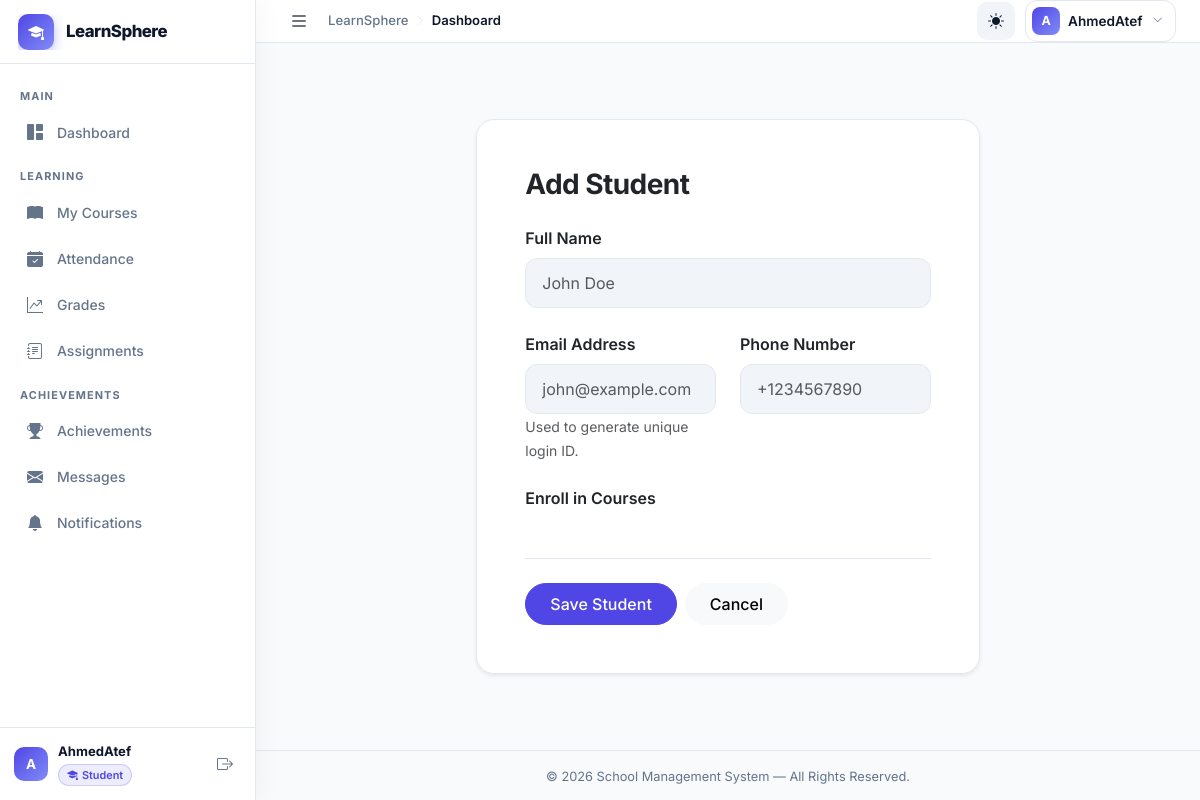
Before: /modules/admin/students/create.php (signed in) with the older database file.
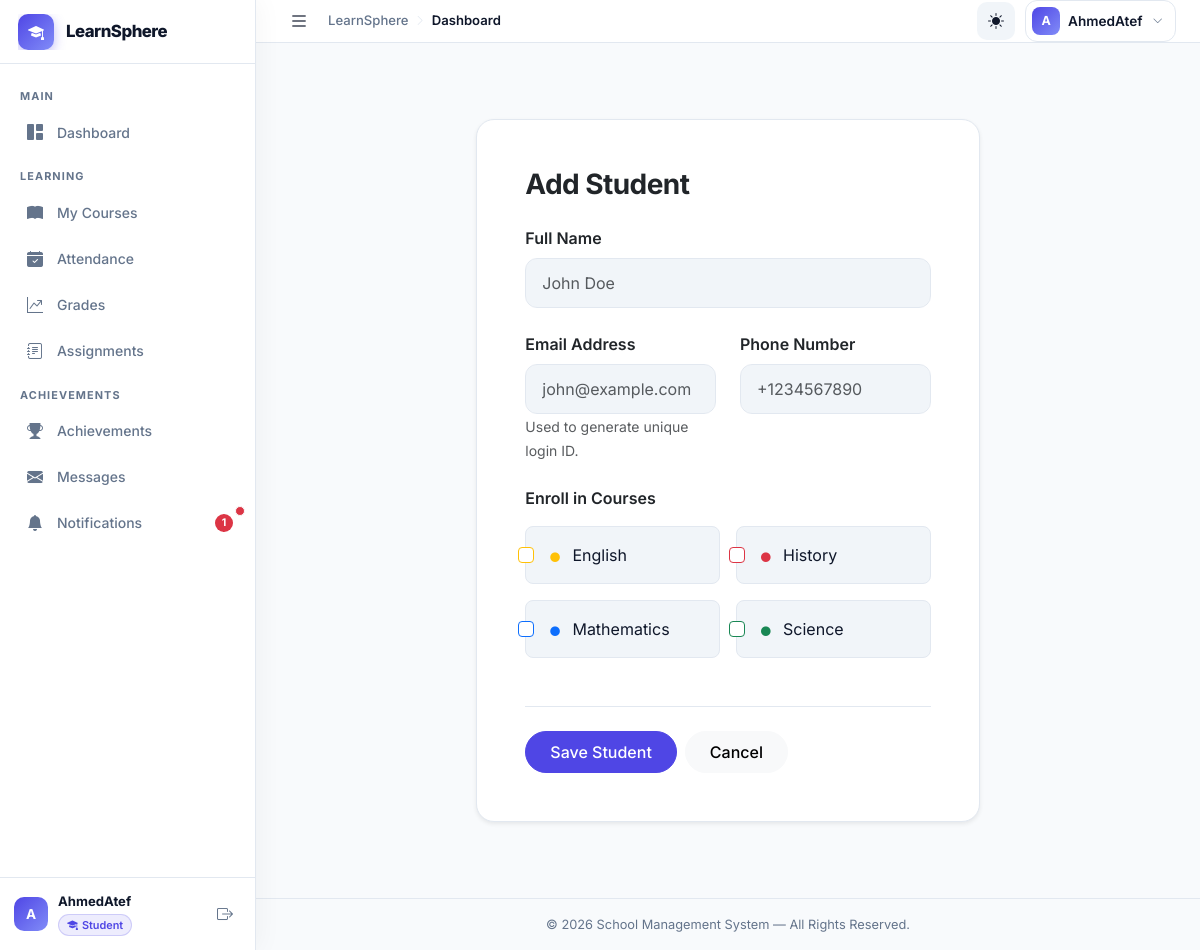
After: the same page with the newer database file.
### tables this page shows
CREATE TABLE `courses` (
  `id` int(11) NOT NULL AUTO_INCREMENT,
  `name` varchar(150) NOT NULL,
  `description` text DEFAULT NULL,
  `icon` varchar(60) DEFAULT 'bi-book-fill',
  `color` enum('primary','success','warning','danger','info') DEFAULT 'primary',
  `teacher_id` int(11) DEFAULT NULL,
  `room_id` int(11) DEFAULT NULL,
  `created_at` timestamp NOT NULL DEFAULT current_timestamp(),
  PRIMARY KEY (`id`),
  KEY `fk_course_teacher` (`teacher_id`),
  KEY `fk_course_room` (`room_id`),
  CONSTRAINT `fk_course_room` FOREIGN KEY (`room_id`) REFERENCES `class_rooms` (`id`) ON DELETE SET NULL,
  CONSTRAINT `fk_course_teacher` FOREIGN KEY (`teacher_id`) REFERENCES `teachers` (`id`) ON DELETE SET NULL
);

### config/app.php (called while the page is built, shortened)
<?php
function app_base_url(): string
{
    static $baseUrl = null;
    if ($baseUrl !== null) {
        return $baseUrl;
    }
    $scriptName = str_replace('\\', '/', $_SERVER['SCRIPT_NAME'] ?? '');
    $projectFolder = basename(BASE_PATH);
    $projectPath = '/' . $projectFolder;
    $position = stripos($scriptName, $projectPath);
    if ($position !== false) {
        $baseUrl = substr($scriptName, 0, $position + strlen($projectPath));
    } else {
        $baseUrl = '';
    }
    return rtrim($baseUrl, '/');
}
function app_url(string $path = ''): string
{
    $path = ltrim($path, '/');
    $baseUrl = app_base_url();
    return ($baseUrl === '' ? '' : $baseUrl) . '/' . $path;
}

### config/auth.php (called while the page is built, shortened)
<?php
require_once __DIR__ . '/app.php';
function current_user_id(): int
{
    return (int) ($_SESSION['user_id'] ?? 0);
}

### includes/notifications_helper.php (called while the page is built, shortened)
<?php
function get_unread_notification_count($conn, $userId) {
    $stmt = $conn->prepare("SELECT COUNT(*) AS unread FROM notifications WHERE user_id = ? AND is_read = 0");
    $stmt->bind_param('i', $userId);
    $stmt->execute();
    $res = $stmt->get_result()->fetch_assoc();
    return (int) ($res['unread'] ?? 0);
}

### modules/admin/students/create.php (the view, shortened to what the changed rows need)
<?php
require_once '../../../config/app.php';
require_once BASE_PATH . '/config/connect.php';
require_once BASE_PATH . '/config/auth.php';
$courses = $conn->query("SELECT id, name, color FROM courses ORDER BY name ASC")->fetch_all(MYSQLI_ASSOC);
require_once BASE_PATH . '/includes/header.php';
?>
<div class="container mt-5 mb-5">
    <div class="row justify-content-center">
        <div class="col-md-8 col-lg-7">
            <div class="card shadow-sm border-0" style="background: var(--app-surface); border: 1px solid var(--app-border) !important; border-radius: 18px;">
                <div class="card-body p-4 p-md-5">
                    <form method="post">
                        <div class="mb-5">
                            <div class="row g-3">
                                <?php foreach ($courses as $course):
                                    $color = htmlspecialchars($course['color'] ?: 'primary');
                                ?>
                                    <div class="col-md-6">
                                        <label class="form-check custom-checkbox-card p-3 border rounded-3 d-flex align-items-center mb-0 m-0" style="background: var(--app-surface-soft); border-color: var(--app-border) !important;">
                                            <input class="form-check-input mt-0 me-3 shadow-none border-<?= $color ?>" type="checkbox" name="courses[]" value="<?= $course['id']; ?>">
                                            <span class="form-check-label w-100 m-0 text-truncate" style="color: var(--app-text);">
                                                <i class="bi bi-circle-fill text-<?= $color ?> me-2" style="font-size: 0.6rem;"></i>
                                                <?= htmlspecialchars($course['name']); ?>
                                            </span>
                                        </label>
                                    </div>
                                <?php endforeach; ?>
                            </div>
                        </div>
                    </form>
                </div>
            </div>
        </div>
    </div>
</div>
<?php require_once BASE_PATH . '/includes/footer.php'; ?>

### includes/sidebar.php (shortened to what the changed rows need)
<?php
require_once BASE_PATH . '/includes/notifications_helper.php';
$currentRole = $_SESSION['role'] ?? '';
$isLoggedIn  = isset($_SESSION['username']);
?>
<aside class="app-sidebar" id="appSidebar" data-role="<?= htmlspecialchars($currentRole); ?>">
    <nav class="sidebar-nav" id="sidebarNav" aria-label="Main navigation">
        <?php if ($isLoggedIn): ?>
        <?php if ($currentRole === 'student'): ?>
            <?php
                $unreadCount = get_unread_notification_count($conn, current_user_id());
            ?>
            <a href="<?= app_url('modules/student/notifications.php'); ?>"
               class="sidebar-link <?= is_nav_active('modules/student/notifications'); ?>"
               aria-current="<?= is_nav_active('modules/student/notifications') ? 'page' : 'false'; ?>">
                <span class="sidebar-link-icon">
                    <i class="bi bi-bell-fill"></i>
                    <?php if ($unreadCount > 0): ?>
                        <span class="position-absolute top-0 start-100 translate-middle p-1 bg-danger border border-light rounded-circle" style="width: 10px; height: 10px; margin-top: 10px; margin-left: -5px;">
                        </span>
                    <?php endif; ?>
                </span>
                <span class="sidebar-link-text">Notifications</span>
                <?php if ($unreadCount > 0): ?>
                    <span class="badge bg-danger rounded-pill ms-auto"><?= $unreadCount; ?></span>
                <?php endif; ?>
            </a>
        <?php endif;  ?>
        <?php endif;  ?>
    </nav>
</aside>

Changed rows visible on the page:
added courses: name "English"
added courses: name "History"
added courses: name "Mathematics"
added courses: name "Science"
Other visible differences:
$unreadCount: (not shown) → "1"
